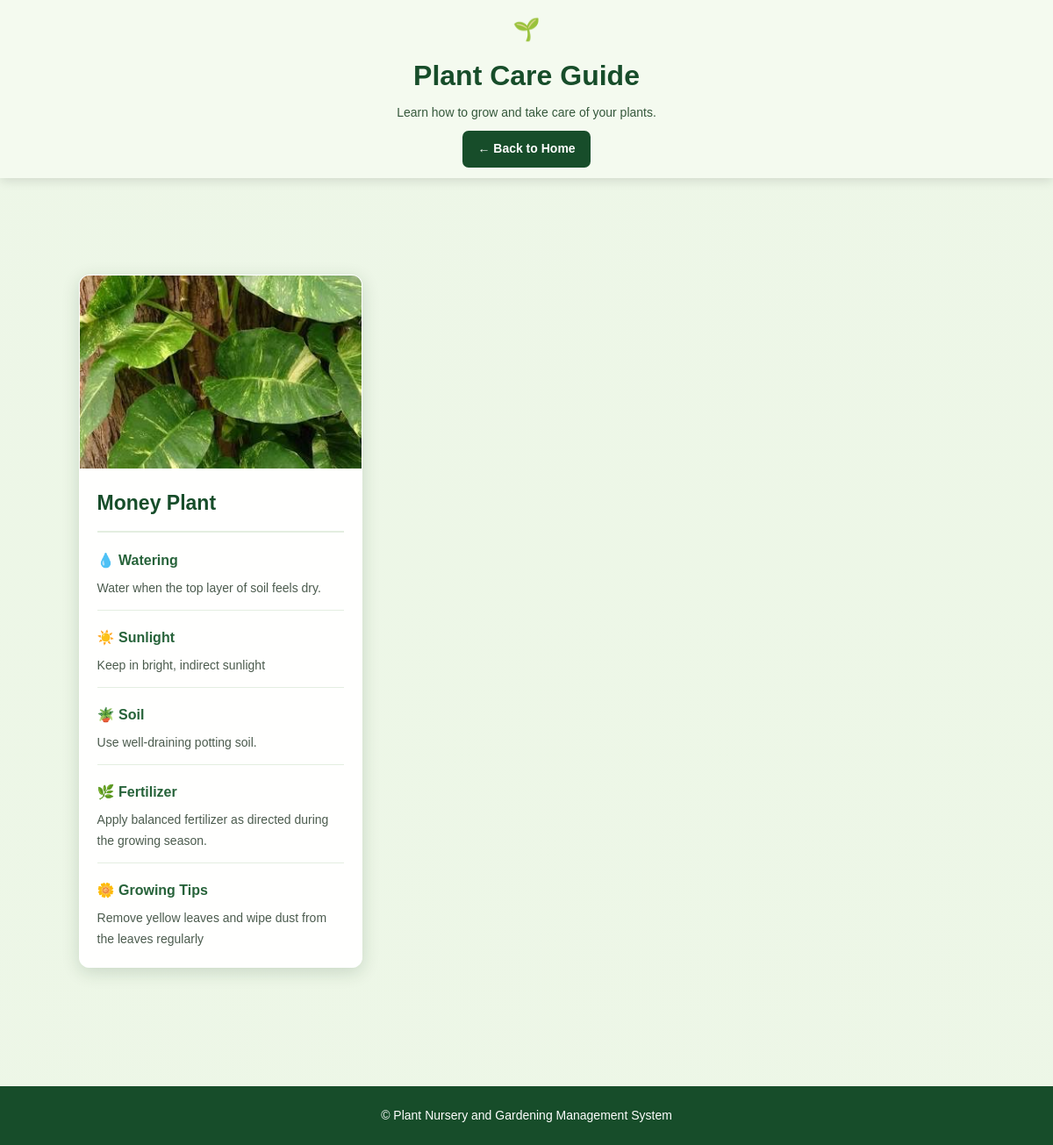
The page /userplantcare/ (signed in) on the database its author committed.
### plantnurseryapp/models.py (models this page shows, shortened)
class TBL_PLANT_CARE(models.Model):
    plant_name = models.CharField(max_length=100)
    image = models.ImageField(upload_to='plant_care/')
    watering = models.TextField()
    sunlight = models.TextField()
    soil = models.TextField()
    fertilizer = models.TextField()
    growing_tips = models.TextField()

### plantnurseryapp/views.py (the view)
def userplantcare(request):
    if request.session.get('role') != 'user':
        return redirect('/')
    data = TBL_PLANT_CARE.objects.all().order_by('-id')
    return render(
        request,
        'user/userplantcare.html',
        {'data': data}
    )

### plantnurseryapp/templates/user/userplantcare.html (shortened to what this page needs)
{% load static %}
<!DOCTYPE html>
<html lang="en">
<head>
    <link rel="stylesheet" href="{% static 'css/style.css' %}?v=11">
</head>
<body class="plant-care-page">
    <header class="plant-care-header">
        <div class="plant-care-header-icon">🌱</div>
        <h1>Plant Care Guide</h1>
        <p>Learn how to grow and take care of your plants.</p>
        <a href="{% url 'userhome' %}" class="plant-care-back">
            ← Back to Home
        </a>
    </header>
    <main class="plant-care-container">
        <section class="plant-care-grid">
            {% for x in data %}
            <article class="plant-care-card">
                {% if x.image %}
                    <img
                        class="plant-care-image"
                        src="{{ x.image.url }}"
                        alt="{{ x.plant_name }}"
                        loading="lazy"
                    >
                {% else %}
                    <div class="plant-care-no-image">
                        🌿 Plant Image
                    </div>
                {% endif %}
                <div class="plant-care-content">
                    <h2>{{ x.plant_name }}</h2>
                    <div class="plant-care-item">
                        <h3>💧 Watering</h3>
                        <p>{{ x.watering }}</p>
                    </div>
                    <div class="plant-care-item">
                        <h3>☀️ Sunlight</h3>
                        <p>{{ x.sunlight }}</p>
                    </div>
                    <div class="plant-care-item">
                        <h3>🪴 Soil</h3>
                        <p>{{ x.soil }}</p>
                    </div>
                    <div class="plant-care-item">
                        <h3>🌿 Fertilizer</h3>
                        <p>{{ x.fertilizer }}</p>
                    </div>
                    <div class="plant-care-item">
                        <h3>🌼 Growing Tips</h3>
                        <p>{{ x.growing_tips }}</p>
                    </div>
                </div>
            </article>
            {% endfor %}
        </section>
    </main>
    <footer class="plant-care-footer">
        <p>© Plant Nursery and Gardening Management System</p>
    </footer>
</body>
</html>

### plantnurseryapp/templates/user/userplantcare.html (style rules this page uses)
* { box-sizing: border-box; }
html { scroll-behavior: smooth; }
body.plant-care-page { margin: 0; padding: 0; min-height: 100vh; font-family: Arial, sans-serif; color: #23432c; background-image: linear-gradient( rgba(235, 246, 228, 0.72), rgba(235, 246, 228, 0.78) ), url("https://images.unsplash.com/photo-1416879595882-3373a0480b5b?auto=format&fit=crop&w=1920&q=80"); background-size: cover; background-position: center; background-repeat: no-repeat; background-attachment: fixed; }
.plant-care-header { position: sticky; top: 0; z-index: 9999; text-align: center; padding: 12px 15px; background: rgba(244, 250, 239, 0.97); backdrop-filter: blur(10px); box-shadow: 0 3px 12px rgba(0, 0, 0, 0.12); }
.plant-care-header-icon { font-size: 25px; margin-bottom: 4px; }
.plant-care-header h1 { margin: 0 0 5px; color: #174d2a; font-size: clamp(23px, 3vw, 32px); }
.plant-care-header p { margin: 0 0 10px; font-size: 14px; line-height: 1.5; color: #35583b; }
.plant-care-back { display: inline-block; padding: 9px 17px; border-radius: 7px; background: #174d2a; color: white; text-decoration: none; font-size: 14px; font-weight: bold; transition: background 0.2s; }
.plant-care-container { width: 100%; max-width: 1200px; margin: 0 auto; padding: 25px 20px 50px; }
.plant-care-grid { display: grid; grid-template-columns: repeat(3, minmax(0, 1fr)); gap: 25px; align-items: stretch; }
.plant-care-card { min-width: 0; overflow: hidden; border-radius: 12px; background: rgba(255, 255, 255, 0.96); box-shadow: 0 5px 20px rgba(15, 55, 25, 0.16); border: 1px solid rgba(255, 255, 255, 0.8); transition: transform 0.25s, box-shadow 0.25s; }
.plant-care-image { display: block; width: 100%; height: 220px; object-fit: cover; }
.plant-care-content { padding: 20px; }
.plant-care-content h2 { margin: 0 0 18px; color: #174d2a; font-size: 23px; overflow-wrap: anywhere; }
.plant-care-item { margin-bottom: 17px; padding-bottom: 12px; border-bottom: 1px solid #e4eee1; }
.plant-care-item:last-child { margin-bottom: 0; padding-bottom: 0; border-bottom: none; }
.plant-care-item h3 { margin: 0 0 7px; color: #27633a; font-size: 16px; }
.plant-care-item p { margin: 0; color: #4b5b4d; font-size: 14px; line-height: 1.7; overflow-wrap: anywhere; }
.plant-care-footer { padding: 22px 15px; text-align: center; background: #174d2a; color: white; }
.plant-care-footer p { margin: 0; font-size: 14px; line-height: 1.6; }

### rows shown on the page
TBL_PLANT_CARE: image (picture), plant_name "Money Plant", watering "Water when the top layer of soil feels dry.", sunlight "Keep in bright, indirect sunlight", soil "Use well-draining potting soil.", fertilizer "Apply balanced fertilizer as directed during the growing season.", growing_tips "Remove yellow leaves and wipe dust from the leaves regularly"
